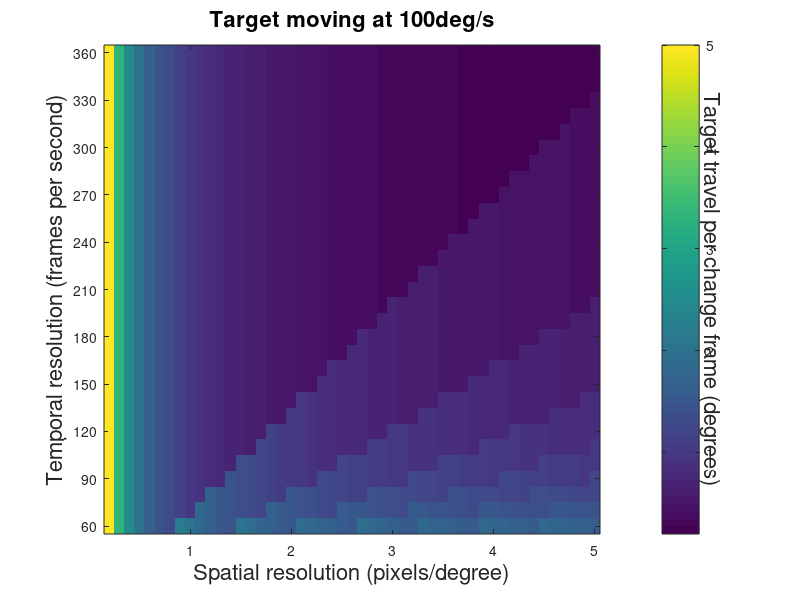

The MATLAB source for this figure: (Note: this script raises an error after producing the figure.)
pixPerDeg = [0.2:0.1:5];
degPerPix = 1./pixPerDeg;
fps = [60:10:360]';
degSize = 3;
degSpeed = 100;
degPerFrame = degSpeed./fps;
bodyLengthsPerFrame = degPerFrame./degSize;
movementPerFrame = [];
averageOver = 1;
for ii = 1:length(pixPerDeg)
    slice = round(averageOver*degPerFrame*pixPerDeg(ii))/averageOver;
    slice(slice == 0) = 1;
    slice = slice/pixPerDeg(ii);
    movementPerFrame(:,ii) = slice;
end
%%
figure('Position', [10 10 900 600])
imagesc(pixPerDeg,fps,movementPerFrame)
set(gca,'YDir','normal')
yticks([60:30:360])
ylabel('Temporal resolution (frames per second)','FontSize',16)
xlabel('Spatial resolution (pixels/degree)','FontSize',16)
cb = colorbar();
ylabel(cb,'Target travel per change frame (degrees)','FontSize',16,'Rotation',270)
title('Target moving at 100deg/s','FontSize',16)
ax = gca;
ax.FontSize = 16;
%%
figure('Position', [10 10 900 600])
limit = degSize/3;
movementPerFrameNew = (movementPerFrame>limit) - (movementPerFrame<limit);
imagesc(pixPerDeg,fps,movementPerFrameNew)
cmap = [0 0 1 ; 0 0 0] ;
colormap(cmap)
caxis([-1,1])
set(gca,'YDir','normal')
yticks([60:30:360])
ylabel('Temporal resolution (frames per second)','FontSize',16)
xlabel('Spatial resolution (pixels/degree)','FontSize',16)
title('3 deg target moving at 100deg/s acceptable zone','FontSize',16)
ax = gca;
ax.FontSize = 16;